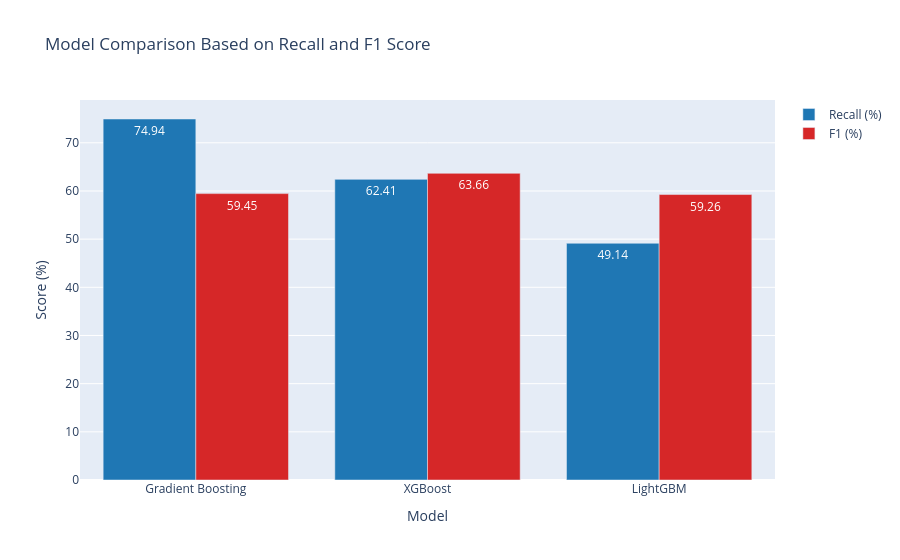

The notebook cell this image was saved under:
### Markdown cell above
## Plotting metrics Recall and F1 Score

### Code cell
model_results = {
    # "Random Forest": {
    #     "Recall": recall_score(y_test, y_pred_rf),
    #     "F1": f1_score(y_test, y_pred_rf)
    # },
    "Gradient Boosting": {
        "Recall": recall_score(y_test, y_pred_gb),
        "F1": f1_score(y_test, y_pred_gb)
    },
    "XGBoost": {
        "Recall": recall_score(y_test, y_pred_adjusted),
        "F1": f1_score(y_test, y_pred_adjusted)
    },
    "LightGBM": {
        "Recall": recall_score(y_test, y_pred),
        "F1": f1_score(y_test, y_pred)
    }
}

results_plot = results_df.reset_index().rename(columns={"index": "Model"})

fig = px.bar(
    results_plot,
    x="Model",
    y=["Recall (%)", "F1 (%)"],
    barmode="group",
    text_auto=True,
    color_discrete_map={
        "Recall (%)": "#1f77b4",
        "F1 (%)": "#d62728"
    },
    title="Model Comparison Based on Recall and F1 Score"
)
fig.update_layout(
    xaxis_title="Model",
    yaxis_title="Score (%)",
    legend_title_text="",
    xaxis=dict(tickangle=0)
)
fig.show()


# results_df = pd.DataFrame(model_results).T

# results_df["Recall (%)"] = (results_df["Recall"] * 100).round(2)
# results_df["F1 (%)"] = (results_df["F1"] * 100).round(2)

# results_df = results_df.sort_values(by="Recall (%)", ascending=False)

# results_df[["Recall (%)", "F1 (%)"]].plot(kind="bar", figsize=(8,6), color=["#1f77b4", "#d62728"])

# plt.title("Model Comparison Based on Recall and F1 Score")
# plt.ylabel("Score (%)")
# plt.xticks(rotation=0)
# plt.legend(loc='upper left', bbox_to_anchor=(1, 1))

# plt.tight_layout()  

# plt.show()

### Figure 1 — Plotly figure (JSON) as saved in the notebook; plotly's stock layout.template omitted (floating-point values rounded to 4 significant figures)
{"data": [{"alignmentgroup": "True", "hovertemplate": "variable=Recall (%)<br>Model=%{x}<br>value=%{y}<extra></extra>", "legendgroup": "Recall (%)", "marker": {"color": "#1f77b4", "pattern": {"shape": ""}}, "name": "Recall (%)", "offsetgroup": "Recall (%)", "orientation": "v", "showlegend": true, "textposition": "auto", "texttemplate": "%{y}", "type": "bar", "x": ["Gradient Boosting", "XGBoost", "LightGBM"], "xaxis": "x", "y": [74.94, 62.41, 49.14], "yaxis": "y"}, {"alignmentgroup": "True", "hovertemplate": "variable=F1 (%)<br>Model=%{x}<br>value=%{y}<extra></extra>", "legendgroup": "F1 (%)", "marker": {"color": "#d62728", "pattern": {"shape": ""}}, "name": "F1 (%)", "offsetgroup": "F1 (%)", "orientation": "v", "showlegend": true, "textposition": "auto", "texttemplate": "%{y}", "type": "bar", "x": ["Gradient Boosting", "XGBoost", "LightGBM"], "xaxis": "x", "y": [59.45, 63.66, 59.26], "yaxis": "y"}], "layout": {"barmode": "group", "legend": {"title": {"text": ""}, "tracegroupgap": 0}, "title": {"text": "Model Comparison Based on Recall and F1 Score"}, "xaxis": {"anchor": "y", "domain": [0, 1], "tickangle": 0, "title": {"text": "Model"}}, "yaxis": {"anchor": "x", "domain": [0, 1], "title": {"text": "Score (%)"}}}}
